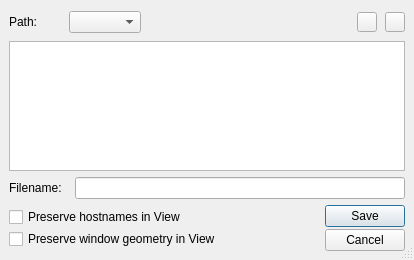
<ui version="4.0" >
 <class>SaveViewDialog</class>
 <widget class="QDialog" name="SaveViewDialog" >
  <property name="windowModality" >
   <enum>Qt::WindowModal</enum>
  </property>
  <property name="geometry" >
   <rect>
    <x>0</x>
    <y>0</y>
    <width>414</width>
    <height>260</height>
   </rect>
  </property>
  <property name="windowTitle" >
   <string>Save View</string>
  </property>
  <property name="windowIcon" >
   <iconset resource="pmchart.qrc" >:/images/view.png</iconset>
  </property>
  <property name="sizeGripEnabled" >
   <bool>true</bool>
  </property>
  <layout class="QGridLayout" >
   <property name="margin" >
    <number>9</number>
   </property>
   <property name="spacing" >
    <number>6</number>
   </property>
   <item row="2" column="0" >
    <layout class="QHBoxLayout" >
     <property name="margin" >
      <number>0</number>
     </property>
     <property name="spacing" >
      <number>6</number>
     </property>
     <item>
      <widget class="QLabel" name="fileNameLabel" >
       <property name="minimumSize" >
        <size>
         <width>60</width>
         <height>20</height>
        </size>
       </property>
       <property name="text" >
        <string>Filename:</string>
       </property>
      </widget>
     </item>
     <item>
      <widget class="QLineEdit" name="fileNameLineEdit" />
     </item>
    </layout>
   </item>
   <item row="1" column="0" >
    <widget class="QListView" name="dirListView" >
     <property name="font" >
      <font>
       <pointsize>10</pointsize>
      </font>
     </property>
     <property name="selectionMode" >
      <enum>QAbstractItemView::SingleSelection</enum>
     </property>
     <property name="iconSize" >
      <size>
       <width>20</width>
       <height>20</height>
      </size>
     </property>
     <property name="flow" >
      <enum>QListView::TopToBottom</enum>
     </property>
     <property name="isWrapping" stdset="0" >
      <bool>true</bool>
     </property>
     <property name="resizeMode" >
      <enum>QListView::Adjust</enum>
     </property>
     <property name="gridSize" >
      <size>
       <width>150</width>
       <height>20</height>
      </size>
     </property>
     <property name="uniformItemSizes" >
      <bool>true</bool>
     </property>
    </widget>
   </item>
   <item row="0" column="0" >
    <layout class="QHBoxLayout" >
     <property name="margin" >
      <number>0</number>
     </property>
     <property name="spacing" >
      <number>0</number>
     </property>
     <item>
      <widget class="QLabel" name="pathLabel" >
       <property name="minimumSize" >
        <size>
         <width>60</width>
         <height>20</height>
        </size>
       </property>
       <property name="text" >
        <string>Path:</string>
       </property>
      </widget>
     </item>
     <item>
      <widget class="QComboBox" name="pathComboBox" />
     </item>
     <item>
      <spacer>
       <property name="orientation" >
        <enum>Qt::Horizontal</enum>
       </property>
       <property name="sizeType" >
        <enum>QSizePolicy::MinimumExpanding</enum>
       </property>
       <property name="sizeHint" >
        <size>
         <width>8</width>
         <height>26</height>
        </size>
       </property>
      </spacer>
     </item>
     <item>
      <widget class="QToolButton" name="parentToolButton" >
       <property name="minimumSize" >
        <size>
         <width>20</width>
         <height>20</height>
        </size>
       </property>
       <property name="maximumSize" >
        <size>
         <width>20</width>
         <height>20</height>
        </size>
       </property>
       <property name="toolTip" >
        <string>Parent</string>
       </property>
       <property name="statusTip" >
        <string/>
       </property>
       <property name="whatsThis" >
        <string>Open the parent directory</string>
       </property>
       <property name="text" >
        <string/>
       </property>
       <property name="icon" >
        <iconset resource="pmchart.qrc" >:/images/go-previous.png</iconset>
       </property>
       <property name="iconSize" >
        <size>
         <width>16</width>
         <height>16</height>
        </size>
       </property>
       <property name="checkable" >
        <bool>false</bool>
       </property>
      </widget>
     </item>
     <item>
      <spacer>
       <property name="orientation" >
        <enum>Qt::Horizontal</enum>
       </property>
       <property name="sizeType" >
        <enum>QSizePolicy::Fixed</enum>
       </property>
       <property name="sizeHint" >
        <size>
         <width>8</width>
         <height>26</height>
        </size>
       </property>
      </spacer>
     </item>
     <item>
      <widget class="QToolButton" name="userToolButton" >
       <property name="minimumSize" >
        <size>
         <width>20</width>
         <height>20</height>
        </size>
       </property>
       <property name="maximumSize" >
        <size>
         <width>20</width>
         <height>20</height>
        </size>
       </property>
       <property name="text" >
        <string/>
       </property>
       <property name="icon" >
        <iconset resource="pmchart.qrc" >:/images/toolusers.png</iconset>
       </property>
       <property name="iconSize" >
        <size>
         <width>16</width>
         <height>16</height>
        </size>
       </property>
       <property name="checkable" >
        <bool>true</bool>
       </property>
      </widget>
     </item>
    </layout>
   </item>
   <item row="3" column="0" >
    <layout class="QHBoxLayout" >
     <property name="margin" >
      <number>0</number>
     </property>
     <property name="spacing" >
      <number>6</number>
     </property>
     <item>
      <layout class="QVBoxLayout" >
       <property name="margin" >
        <number>0</number>
       </property>
       <property name="spacing" >
        <number>0</number>
       </property>
       <item>
        <widget class="QCheckBox" name="preserveHostCheckBox" >
         <property name="layoutDirection" >
          <enum>Qt::LeftToRight</enum>
         </property>
         <property name="text" >
          <string>Preserve hostnames in View</string>
         </property>
        </widget>
       </item>
       <item>
        <widget class="QCheckBox" name="preserveSizeCheckBox" >
         <property name="text" >
          <string>Preserve window geometry in View</string>
         </property>
        </widget>
       </item>
      </layout>
     </item>
     <item>
      <spacer>
       <property name="orientation" >
        <enum>Qt::Horizontal</enum>
       </property>
       <property name="sizeHint" >
        <size>
         <width>101</width>
         <height>20</height>
        </size>
       </property>
      </spacer>
     </item>
     <item>
      <layout class="QVBoxLayout" >
       <property name="margin" >
        <number>0</number>
       </property>
       <property name="spacing" >
        <number>2</number>
       </property>
       <item>
        <widget class="QPushButton" name="savePushButton" >
         <property name="text" >
          <string>Save</string>
         </property>
         <property name="autoDefault" >
          <bool>false</bool>
         </property>
         <property name="default" >
          <bool>true</bool>
         </property>
        </widget>
       </item>
       <item>
        <widget class="QPushButton" name="cancelButton" >
         <property name="text" >
          <string>Cancel</string>
         </property>
        </widget>
       </item>
      </layout>
     </item>
    </layout>
   </item>
  </layout>
 </widget>
 <resources>
  <include location="pmchart.qrc" />
 </resources>
</ui>
